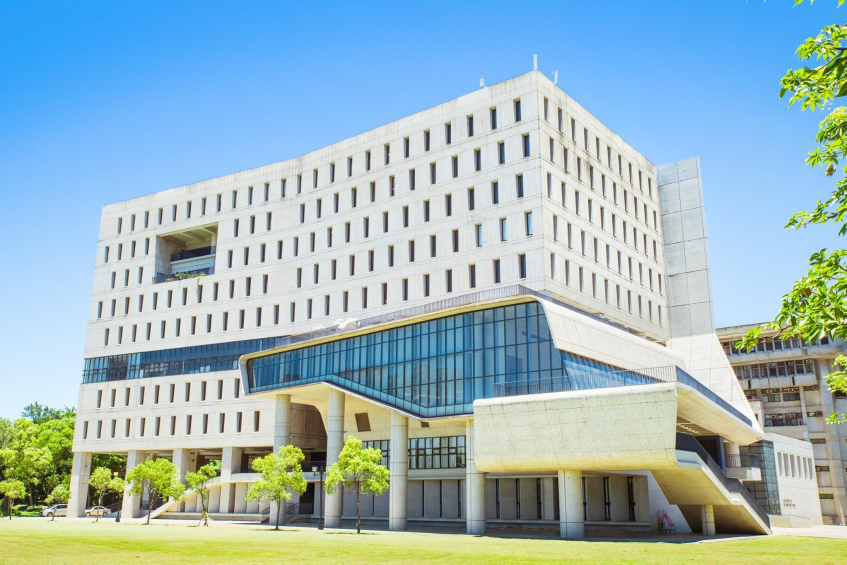
#> input picture lesson2/Building7.jpg, 1693 x 1129 px (shown at 1/2 size)
$ jupyter execute lesson2_1.ipynb
#> lines starting #> are read from the running program, lines starting #| are printed output that depends on the picture; after the words box and inside, x2 and y2 are one past the last pixel; in counts of white or black regions, pixels touching at a corner belong together
[cell 1]
# 影像表示方法
# 獲得灰階影像的屬性
import cv2
img = cv2.imread("Building7.jpg", cv2.IMREAD_GRAYSCALE)
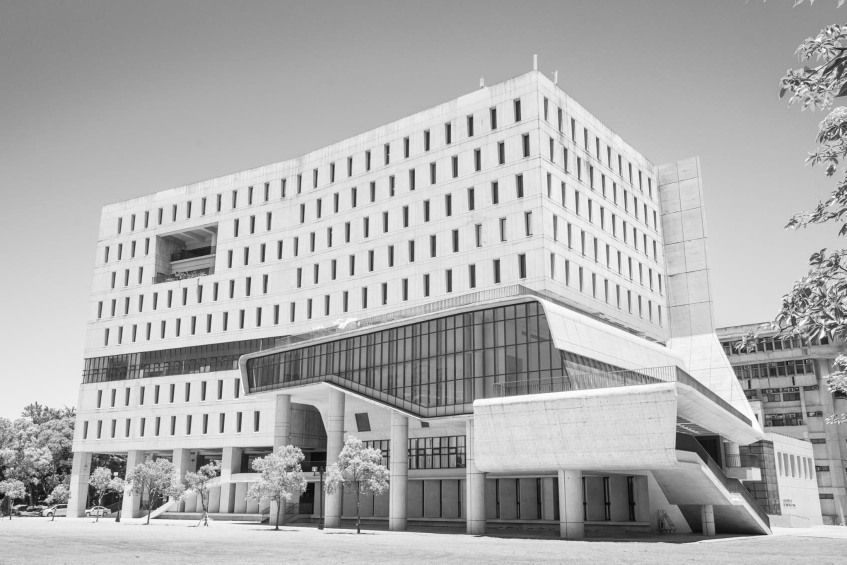
#> img: shape (1129, 1693) (shown at 1/2 size); min 2, max 255, mean 175.1
print("列印灰階影像的屬性")
print(f"shape = {img.shape}")
#| shape = (1129, 1693)
print(f"size = {img.size}")
#| size = 1911397
print(f"dtype = {img.dtype}")
#| dtype = uint8

[cell 2]
# 影像表示方法
# 獲得彩色影像的屬性
import cv2
img = cv2.imread("Building7.jpg")
#> img is the input picture: shape (1129, 1693, 3); mean B, G, R 189.3, 182.7, 154.8
print("列印彩色影像的屬性")
print(f"shape = {img.shape}")
#| shape = (1129, 1693, 3)
print(f"size = {img.size}")
#| size = 5734191
print(f"dtype = {img.dtype}")
#| dtype = uint8

[cell 3]
# 影像表示方法
# 讀取灰階影像特定座標像素的灰階數值
import cv2
pt_y = 169
pt_x = 118
img = cv2.imread("Building7.jpg", cv2.IMREAD_GRAYSCALE)
px = img[pt_y, pt_x]
#> px = 149
print(type(px))
#| <class 'numpy.uint8'>
print(f"灰階數值 = {px}")
#| 灰階數值 = 149

[cell 4]
# 影像表示方法
# 讀取彩色影像特定座標像素的BGR數值
import cv2
pt_y = 169
pt_x = 118
img = cv2.imread("Building7.jpg")
px = img[pt_y, pt_x]
#> px = [248, 169, 72]
print(type(px))
#| <class 'numpy.ndarray'>
print(f"BGR 數值 = {px}")
#| BGR 數值 = [248 169  72]

[cell 5]
# 影像表示方法
# 讀取彩色影像特定座標像素的各通道數值
import cv2
pt_y = 169
pt_x = 118
img = cv2.imread("Building7.jpg")
blue = img[pt_y, pt_x, 0]
#> blue = 248
green = img[pt_y, pt_x, 1]
#> green = 169
red = img[pt_y, pt_x, 2]
#> red = 72
print(f"BGR 數值 = [{blue} {green} {red}]")
#| BGR 數值 = [248 169 72]

[cell 6]
# 影像表示方法
# 修改彩色影像特定座標像素的BGR數值
import cv2
pt_y = 169
pt_x = 118
img = cv2.imread("Building7.jpg")
print(f"更改前 BGR 數值 = {img[pt_y, pt_x]}")
#| 更改前 BGR 數值 = [248 169  72]
img[pt_y, pt_x] = [255, 255, 255]
#> img: shape (1129, 1693, 3); under 0.01% of pixels changed, all inside (x1, y1, x2, y2) = (118, 169, 119, 170)
print(f"更改後 BGR 數值 = {img[pt_y, pt_x]}")
#| 更改後 BGR 數值 = [255 255 255]

[cell 7]
# 影像表示方法
# 修改彩色影像特定區塊像素的BGR數值
import cv2
img = cv2.imread("Building7.jpg")
cv2.namedWindow("Before the change", cv2.WINDOW_NORMAL)
cv2.namedWindow("After the change", cv2.WINDOW_NORMAL)
cv2.imshow("Before the change", img)
for y in range(img.shape[0]-50, img.shape[0]):
    for x in range(img.shape[1]-50, img.shape[1]):
        img[y, x] = [255, 255, 255]
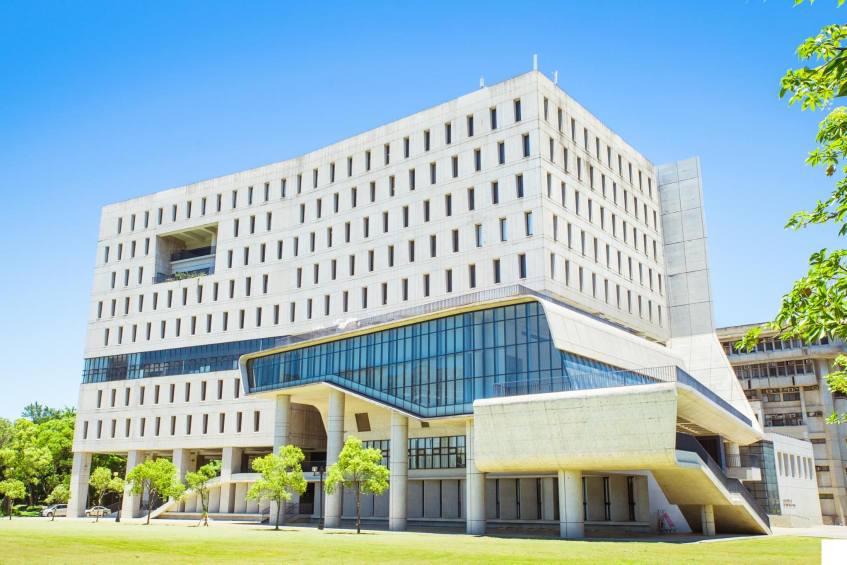
#> img: shape (1129, 1693, 3) (shown at 1/2 size); 0.13% of pixels changed, all inside (x1, y1, x2, y2) = (1643, 1079, 1693, 1129)
cv2.imshow("After the change", img)
cv2.waitKey(0)
cv2.destroyAllWindows()

[cell 8]
# 影像表示方法
# BGR → RGB 色彩空間轉換範例
import cv2
img = cv2.imread("view.jpg")
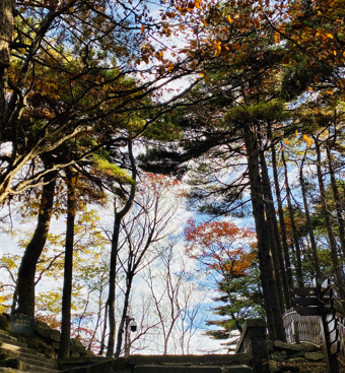
#> input picture lesson2/view.jpg, 345 x 373 px
#> img is the input picture: shape (373, 345, 3); mean B, G, R 85.3, 95.2, 101.7
print(img[0][0])
#| [16 37 39]
cv2.imshow("BGR", img)
img_rgb = cv2.cvtColor(img, cv2.COLOR_BGR2RGB)
print(img_rgb[0][0])
#| [39 37 16]
cv2.imshow("RGB", img_rgb)
cv2.waitKey(0)
cv2.destroyAllWindows()

[cell 9]
# 影像表示方法
# BGR → RGB 色彩空間轉換範例
import cv2
img = cv2.imread("view.jpg")
print(img[0][0])
#| [16 37 39]
# 若採用這個色彩空間轉換碼，
# 會產生什麼結果？
cv2.imshow("BGR", img)
img_rgb = cv2.cvtColor(img, cv2.COLOR_RGB2BGR)
print(img_rgb[0][0])
#| [39 37 16]
cv2.imshow("RGB", img_rgb)
cv2.waitKey(0)
cv2.destroyAllWindows()

[cell 10]
# 影像表示方法
# BGR → RGB→BGR色彩空間轉換範例
import cv2
img = cv2.imread("view.jpg")
print(img[0][0])
#| [16 37 39]
cv2.imshow("BGR", img)
img_rgb = cv2.cvtColor(img, cv2.COLOR_BGR2RGB)
print(img_rgb[0][0])
#| [39 37 16]
cv2.imshow("RGB", img_rgb)
img_bgr = cv2.cvtColor(img_rgb, cv2.COLOR_RGB2BGR)
print(img_bgr[0][0])
#| [16 37 39]
cv2.imshow("BGR Again", img_bgr)
cv2.waitKey(0)
cv2.destroyAllWindows()

[cell 11]
# 影像表示方法
# BGR → 灰階色彩空間轉換範例
import cv2
img = cv2.imread("view.jpg")
print(img[0][0])
#| [16 37 39]
print(int(0.299 * img[0][0][2] + 0.587 * img[0][0][1] + 0.114 * img[0][0][0]))
#| 35
cv2.imshow("BGR", img)
img_gray = cv2.cvtColor(img, cv2.COLOR_BGR2GRAY)
print(img_gray[0][0])
#| 35
cv2.imshow("GRAY", img_gray)
cv2.waitKey(0)
cv2.destroyAllWindows()

[cell 12]
# 影像表示方法
# BGR → 灰階→ BGR 色彩空間轉換範例
import cv2
img = cv2.imread("view.jpg")
print(img[0][0])
#| [16 37 39]
cv2.imshow("BGR", img)
img_gray = cv2.cvtColor(img, cv2.COLOR_BGR2GRAY)
print(img_gray[0][0])
#| 35
cv2.imshow("GRAY", img_gray)
img_bgr = cv2.cvtColor(img_gray, cv2.COLOR_GRAY2BGR)
print(img_bgr[0][0])
#| [35 35 35]
cv2.imshow("BGR Again", img_bgr)
cv2.waitKey(0)
cv2.destroyAllWindows()

[cell 13]
# 影像表示方法
# BGR → HSV 色彩空間轉換範例
import cv2
img = cv2.imread("mountain.jpg")
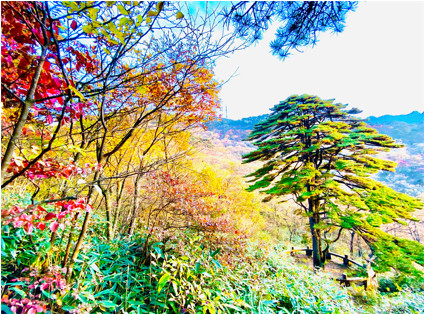
#> input picture lesson2/mountain.jpg, 425 x 314 px
#> img is the input picture: shape (314, 425, 3); mean B, G, R 129.4, 166, 161.7
print(img[0][0])
#| [250 252 252]
cv2.imshow("BGR", img)
img_hsv = cv2.cvtColor(img, cv2.COLOR_BGR2HSV)
#> img_hsv: shape (314, 425, 3); mean H, S, V 53.3, 129.2, 193.3
print(img_hsv[0][0])
#| [ 30   2 252]
cv2.imshow("HSV", img_hsv)
cv2.waitKey(0)
cv2.destroyAllWindows()

[cell 14]
# 影像表示方法
# 拆分BGR 色彩通道範例
import cv2
img = cv2.imread('colorbar.jpg')
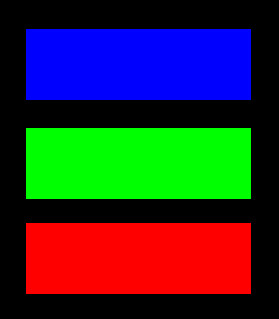
#> input picture lesson2/colorbar.jpg, 279 x 319 px
#> img is the input picture: shape (319, 279, 3); mean B, G, R 45.9, 45.9, 45.7
print(f"影像 shape 屬性 = {img.shape}")
#| 影像 shape 屬性 = (319, 279, 3)
cv2.imshow('bgr', img)
blue, green, red = cv2.split(img)
cv2.imshow('blue', blue)
cv2.imshow('green', green)
cv2.imshow('red', red)
print(f"B 通道影像 shape 屬性 = {blue.shape}")
#| B 通道影像 shape 屬性 = (319, 279)
cv2.waitKey(0)
cv2.destroyAllWindows()

[cell 15]
# 影像表示方法
# 拆分BGR 色彩通道範例
import cv2
image = cv2.imread('mountain.jpg')
cv2.imshow('bgr', image)
blue, green, red = cv2.split(image)
#> blue: shape (314, 425)
#> green: shape (314, 425)
#> red: shape (314, 425)
cv2.imshow('blue', blue)
cv2.imshow('green', green)
cv2.imshow('red', red)
print(f"BGR 影像 shape 屬性：{image.shape}")
#| BGR 影像 shape 屬性：(314, 425, 3)
print(f"B 通道影像 shape 屬性：{blue.shape}")
#| B 通道影像 shape 屬性：(314, 425)
print(f"G 通道影像 shape 屬性：{green.shape}")
#| G 通道影像 shape 屬性：(314, 425)
print(f"R 通道影像 shape 屬性：{red.shape}")
#| R 通道影像 shape 屬性：(314, 425)
cv2.waitKey(0)
cv2.destroyAllWindows()

[cell 16]
# 影像表示方法
# 拆分BGR 色彩通道範例
import cv2
image = cv2.imread('mountain.jpg')
cv2.imshow('bgr', image)
blue, green, red = cv2.split(image)
cv2.imshow('blue', blue)
cv2.imshow('green', green)
cv2.imshow('red', red)
print(f"BGR 影像：{image[157][212]}")
#| BGR 影像：[174 226 239]
print("B 通道內容：")
print(blue[157][212])
#| 174
print("G 通道內容：")
print(green[157][212])
#| 226
print("R 通道內容：")
print(red[157][212])
#| 239
cv2.waitKey(0)
cv2.destroyAllWindows()

[cell 17]
# 影像表示方法
# 拆分HSV 色彩通道範例
import cv2
image = cv2.imread('mountain.jpg')
cv2.imshow('bgr', image)
hsv_image = cv2.cvtColor(image, cv2.COLOR_BGR2HSV)
hue, saturation, value = cv2.split(hsv_image)
cv2.imshow('hsv', hue)
cv2.imshow('saturation', saturation)
cv2.imshow('value', value)
cv2.waitKey(0)
cv2.destroyAllWindows()

[cell 18]
# 影像表示方法
# 合併BGR 色彩通道範例
import cv2
img = cv2.imread('street.jpg')
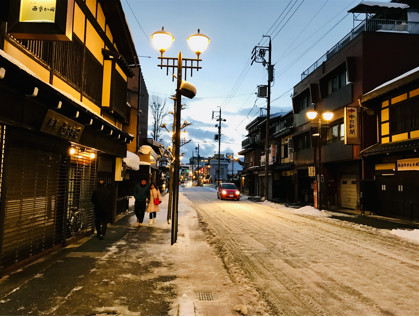
#> input picture lesson2/street.jpg, 419 x 317 px
#> img is the input picture: shape (317, 419, 3); mean B, G, R 76.5, 95.7, 108.1
cv2.imshow("Original", img)
blue, green, red = cv2.split(img)
#> blue: shape (317, 419)
#> green: shape (317, 419)
#> red: shape (317, 419)
bgr_img = cv2.merge([blue, green, red])
cv2.imshow("B -> G -> R", bgr_img)
rgb_img = cv2.merge([red, green, blue])
cv2.imshow("R -> G -> B", rgb_img)
cv2.waitKey(0)
cv2.destroyAllWindows()

[cell 19]
# 影像表示方法
# 合併HSV 色彩通道範例
import cv2
img = cv2.imread('street.jpg')
cv2.imshow("Original", img)
hsv_img = cv2.cvtColor(img, cv2.COLOR_BGR2HSV)
#> hsv_img: shape (317, 419, 3); mean H, S, V 38.9, 131.4, 116.9
cv2.imshow("HSV", hsv_img)
hue, saturation, value = cv2.split(hsv_img)
#> hue: shape (317, 419)
#> saturation: shape (317, 419)
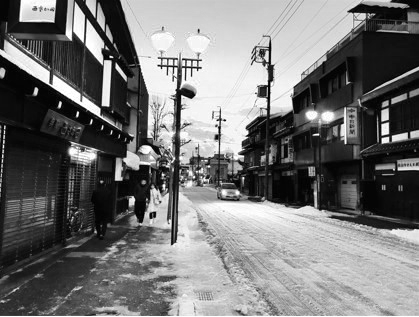
#> value: shape (317, 419); min 0, max 255, mean 116.9
hsv_img = cv2.merge([hue, saturation, value])
cv2.imshow("Merge", hsv_img)
cv2.waitKey(0)
cv2.destroyAllWindows()

[cell 20]
# 影像表示方法
# 色調Hue 調整
import cv2
image = cv2.imread('street.jpg')
cv2.imshow("Original", image)
hsv_image = cv2.cvtColor(image, cv2.COLOR_BGR2HSV)
hue, saturation, value = cv2.split(hsv_image)
hue[:, :] = 50 # equivalent to hue.fill(50)
#> hue: shape (317, 419); every value is 50
hsv_image1 = cv2.merge([hue, saturation, value])
#> hsv_image1: shape (317, 419, 3); mean H, S, V 50, 131.4, 116.9
new_image1 = cv2.cvtColor(hsv_image1, cv2.COLOR_HSV2BGR)
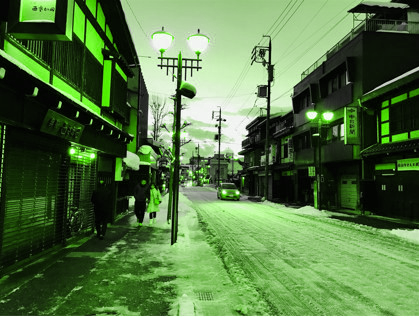
#> new_image1: shape (317, 419, 3); mean B, G, R 67.2, 116.9, 83.5
cv2.imshow("New 1", new_image1)
hue[:, :] = 150
#> hue: shape (317, 419); every value is 150
hsv_image2 = cv2.merge([hue, saturation, value])
#> hsv_image2: shape (317, 419, 3); mean H, S, V 150, 131.4, 116.9
new_image2 = cv2.cvtColor(hsv_image2, cv2.COLOR_HSV2BGR)
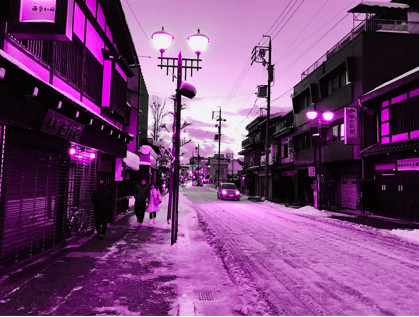
#> new_image2: shape (317, 419, 3); mean B, G, R 116, 67.2, 116.9
cv2.imshow("New 2", new_image2)
cv2.waitKey(0)
cv2.destroyAllWindows()

[cell 21]
# 影像表示方法
# 飽和度Saturation 調整
import cv2
image = cv2.imread('street.jpg')
hsv_image = cv2.cvtColor(image, cv2.COLOR_BGR2HSV)
hue, saturation, value = cv2.split(hsv_image)
saturation.fill(255)
#> saturation: shape (317, 419); every value is 255
hsv_image = cv2.merge([hue, saturation, value])
#> hsv_image: shape (317, 419, 3); mean H, S, V 38.9, 255, 116.9
new_image = cv2.cvtColor(hsv_image, cv2.COLOR_HSV2BGR)
cv2.imshow("Original", image)
cv2.imshow("New", new_image)
cv2.waitKey(0)
cv2.destroyAllWindows()

[cell 22]
# 影像表示方法
# 明度Value 調整
import cv2
image = cv2.imread('street.jpg')
hsv_image = cv2.cvtColor(image, cv2.COLOR_BGR2HSV)
hue, saturation, value = cv2.split(hsv_image)
value.fill(255)
hsv_image = cv2.merge([hue, saturation, value])
#> hsv_image: shape (317, 419, 3); mean H, S, V 38.9, 131.4, 255
new_image = cv2.cvtColor(hsv_image,
cv2.COLOR_HSV2BGR)
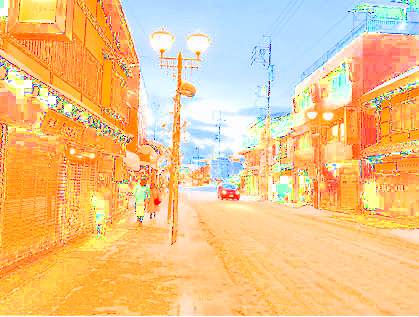
#> new_image: shape (317, 419, 3); mean B, G, R 137.9, 195.8, 239.2
cv2.imshow("Original", image)
cv2.imshow("New", new_image)
cv2.waitKey(0)
cv2.destroyAllWindows()

[cell 23]
# 影像表示方法
# alpha 通道範例
import cv2
image = cv2.imread('street.jpg')
cv2.imshow("Original", image)
bgra_image = cv2.cvtColor(image, cv2.COLOR_BGR2BGRA)
b, g, r, a = cv2.split(bgra_image)
print("列出轉成含 A 通道影像物件後的 alpha 值")
print(a)
#> (printed output is left out)
a[:, :] = 32 # equivalent to a.fill(50)
#> a: shape (317, 419); every value is 32
a32_image = cv2.merge([b, g, r, a])
cv2.imshow("The a32 Image", a32_image)
a.fill(128)
#> a: shape (317, 419); every value is 128
a128_image = cv2.merge([b, g, r, a])
cv2.imshow("The a128 Image", a128_image)
cv2.waitKey(0)
cv2.destroyAllWindows()
cv2.imwrite('a32.png', a32_image)
cv2.imwrite('a128.png', a128_image)
#> Out = True
